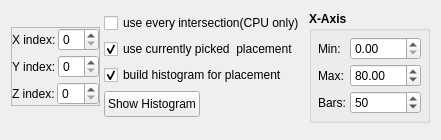
              <widget class="QWidget" name="tab_4">
               <attribute name="title">
                <string>Histograms</string>
               </attribute>
               <layout class="QVBoxLayout" name="verticalLayout_13">
                <item>
                 <layout class="QHBoxLayout" name="horizontalLayout_15">
                  <property name="spacing">
                   <number>4</number>
                  </property>
                  <item>
                   <widget class="QFrame" name="frame_4">
                    <property name="sizePolicy">
                     <sizepolicy hsizetype="Fixed" vsizetype="Fixed">
                      <horstretch>0</horstretch>
                      <verstretch>0</verstretch>
                     </sizepolicy>
                    </property>
                    <property name="frameShape">
                     <enum>QFrame::StyledPanel</enum>
                    </property>
                    <property name="frameShadow">
                     <enum>QFrame::Raised</enum>
                    </property>
                    <layout class="QVBoxLayout" name="verticalLayout_9">
                     <property name="spacing">
                      <number>4</number>
                     </property>
                     <property name="leftMargin">
                      <number>0</number>
                     </property>
                     <property name="topMargin">
                      <number>0</number>
                     </property>
                     <property name="rightMargin">
                      <number>0</number>
                     </property>
                     <property name="bottomMargin">
                      <number>0</number>
                     </property>
                     <item>
                      <layout class="QHBoxLayout" name="horizontalLayout_16">
                       <property name="spacing">
                        <number>2</number>
                       </property>
                       <item>
                        <widget class="QLabel" name="label_11">
                         <property name="text">
                          <string>X index:</string>
                         </property>
                        </widget>
                       </item>
                       <item>
                        <widget class="QSpinBox" name="sb_xind"/>
                       </item>
                      </layout>
                     </item>
                     <item>
                      <layout class="QHBoxLayout" name="horizontalLayout_17">
                       <property name="spacing">
                        <number>2</number>
                       </property>
                       <item>
                        <widget class="QLabel" name="label_12">
                         <property name="text">
                          <string>Y index:</string>
                         </property>
                        </widget>
                       </item>
                       <item>
                        <widget class="QSpinBox" name="sb_yind"/>
                       </item>
                      </layout>
                     </item>
                     <item>
                      <layout class="QHBoxLayout" name="horizontalLayout_32">
                       <property name="spacing">
                        <number>2</number>
                       </property>
                       <item>
                        <widget class="QLabel" name="label_53">
                         <property name="text">
                          <string>Z index:</string>
                         </property>
                        </widget>
                       </item>
                       <item>
                        <widget class="QSpinBox" name="sb_zind"/>
                       </item>
                      </layout>
                     </item>
                    </layout>
                   </widget>
                  </item>
                  <item>
                   <layout class="QVBoxLayout" name="verticalLayout_12">
                    <property name="spacing">
                     <number>4</number>
                    </property>
                    <item>
                     <widget class="QCheckBox" name="cb_EveryIsec">
                      <property name="text">
                       <string>use every intersection(CPU only)</string>
                      </property>
                     </widget>
                    </item>
                    <item>
                     <widget class="QCheckBox" name="cb_useCurPlacement">
                      <property name="text">
                       <string>use currently picked  placement</string>
                      </property>
                      <property name="checked">
                       <bool>true</bool>
                      </property>
                     </widget>
                    </item>
                    <item>
                     <widget class="QCheckBox" name="cb_hist4placement">
                      <property name="text">
                       <string>build histogram for placement</string>
                      </property>
                      <property name="checked">
                       <bool>true</bool>
                      </property>
                     </widget>
                    </item>
                    <item>
                     <widget class="QPushButton" name="pb_update">
                      <property name="sizePolicy">
                       <sizepolicy hsizetype="Fixed" vsizetype="Fixed">
                        <horstretch>0</horstretch>
                        <verstretch>0</verstretch>
                       </sizepolicy>
                      </property>
                      <property name="minimumSize">
                       <size>
                        <width>51</width>
                        <height>26</height>
                       </size>
                      </property>
                      <property name="font">
                       <font>
                        <weight>50</weight>
                        <bold>false</bold>
                       </font>
                      </property>
                      <property name="text">
                       <string>Show Histogram</string>
                      </property>
                     </widget>
                    </item>
                   </layout>
                  </item>
                  <item>
                   <widget class="QGroupBox" name="groupBox">
                    <property name="sizePolicy">
                     <sizepolicy hsizetype="Fixed" vsizetype="Fixed">
                      <horstretch>0</horstretch>
                      <verstretch>0</verstretch>
                     </sizepolicy>
                    </property>
                    <property name="font">
                     <font>
                      <weight>75</weight>
                      <bold>true</bold>
                     </font>
                    </property>
                    <property name="title">
                     <string>X-Axis</string>
                    </property>
                    <layout class="QGridLayout" name="gridLayout_8">
                     <property name="leftMargin">
                      <number>6</number>
                     </property>
                     <property name="topMargin">
                      <number>6</number>
                     </property>
                     <property name="rightMargin">
                      <number>6</number>
                     </property>
                     <property name="bottomMargin">
                      <number>6</number>
                     </property>
                     <property name="spacing">
                      <number>4</number>
                     </property>
                     <item row="0" column="0">
                      <layout class="QGridLayout" name="gridLayout_3">
                       <property name="verticalSpacing">
                        <number>4</number>
                       </property>
                       <item row="0" column="0">
                        <widget class="QLabel" name="label_25">
                         <property name="font">
                          <font>
                           <weight>50</weight>
                           <bold>false</bold>
                          </font>
                         </property>
                         <property name="text">
                          <string>Min:</string>
                         </property>
                        </widget>
                       </item>
                       <item row="0" column="1">
                        <widget class="QDoubleSpinBox" name="sb_x_min">
                         <property name="font">
                          <font>
                           <weight>50</weight>
                           <bold>false</bold>
                          </font>
                         </property>
                         <property name="maximum">
                          <double>1000.000000000000000</double>
                         </property>
                         <property name="value">
                          <double>0.000000000000000</double>
                         </property>
                        </widget>
                       </item>
                       <item row="1" column="0">
                        <widget class="QLabel" name="label_13">
                         <property name="font">
                          <font>
                           <weight>50</weight>
                           <bold>false</bold>
                          </font>
                         </property>
                         <property name="text">
                          <string>Max:</string>
                         </property>
                        </widget>
                       </item>
                       <item row="1" column="1">
                        <widget class="QDoubleSpinBox" name="sb_x_max">
                         <property name="font">
                          <font>
                           <weight>50</weight>
                           <bold>false</bold>
                          </font>
                         </property>
                         <property name="maximum">
                          <double>1000.000000000000000</double>
                         </property>
                         <property name="value">
                          <double>80.000000000000000</double>
                         </property>
                        </widget>
                       </item>
                       <item row="2" column="0">
                        <widget class="QLabel" name="label_14">
                         <property name="font">
                          <font>
                           <weight>50</weight>
                           <bold>false</bold>
                          </font>
                         </property>
                         <property name="text">
                          <string>Bars:</string>
                         </property>
                        </widget>
                       </item>
                       <item row="2" column="1">
                        <widget class="QSpinBox" name="sb_bars">
                         <property name="font">
                          <font>
                           <weight>50</weight>
                           <bold>false</bold>
                          </font>
                         </property>
                         <property name="maximum">
                          <number>1000</number>
                         </property>
                         <property name="value">
                          <number>50</number>
                         </property>
                        </widget>
                       </item>
                      </layout>
                     </item>
                    </layout>
                   </widget>
                  </item>
                  <item>
                   <spacer name="horizontalSpacer_7">
                    <property name="orientation">
                     <enum>Qt::Horizontal</enum>
                    </property>
                    <property name="sizeHint" stdset="0">
                     <size>
                      <width>0</width>
                      <height>0</height>
                     </size>
                    </property>
                   </spacer>
                  </item>
                 </layout>
                </item>
                <item>
                 <widget class="QWidget" name="histWidget" native="true">
                  <property name="sizePolicy">
                   <sizepolicy hsizetype="Expanding" vsizetype="Expanding">
                    <horstretch>0</horstretch>
                    <verstretch>0</verstretch>
                   </sizepolicy>
                  </property>
                  <property name="minimumSize">
                   <size>
                    <width>0</width>
                    <height>0</height>
                   </size>
                  </property>
                  <layout class="QHBoxLayout" name="horizontalLayout_40">
                   <property name="spacing">
                    <number>0</number>
                   </property>
                   <property name="leftMargin">
                    <number>0</number>
                   </property>
                   <property name="topMargin">
                    <number>0</number>
                   </property>
                   <property name="rightMargin">
                    <number>0</number>
                   </property>
                   <property name="bottomMargin">
                    <number>0</number>
                   </property>
                  </layout>
                 </widget>
                </item>
               </layout>
              </widget>
